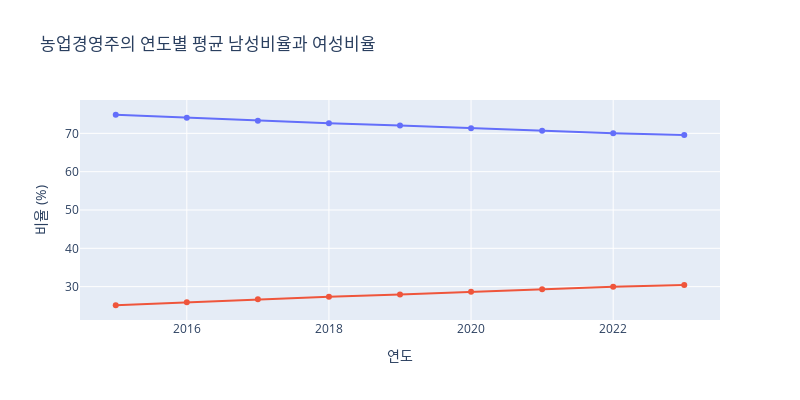

Notebook code for this chart:
### Code cell
df_avg = df_all.groupby('연도').agg({
    '남성비율': 'mean',
    '여성비율': 'mean'
}).reset_index()
fig = px.line(df_avg, x='연도', y=['남성비율', '여성비율'],
              title='농업경영주의 연도별 평균 남성비율과 여성비율',
              labels={'연도': '연도', 'value': '비율 (%)'},
              markers=True,
             width=800,height=400)
fig.update_layout(showlegend=False)
fig

### Figure 1 — Plotly figure (JSON) as saved in the notebook; plotly's stock layout.template omitted (floating-point values rounded to 4 significant figures)
{"data": [{"hovertemplate": "variable=남성비율<br>연도=%{x}<br>비율 (%)=%{y}<extra></extra>", "legendgroup": "남성비율", "line": {"color": "#636efa", "dash": "solid"}, "marker": {"symbol": "circle"}, "mode": "markers+lines", "name": "남성비율", "orientation": "v", "showlegend": true, "type": "scatter", "x": [2015, 2016, 2017, 2018, 2019, 2020, 2021, 2022, 2023], "xaxis": "x", "y": [74.85, 74.07, 73.31, 72.67, 72.04, 71.35, 70.71, 70.04, 69.56], "yaxis": "y"}, {"hovertemplate": "variable=여성비율<br>연도=%{x}<br>비율 (%)=%{y}<extra></extra>", "legendgroup": "여성비율", "line": {"color": "#EF553B", "dash": "solid"}, "marker": {"symbol": "circle"}, "mode": "markers+lines", "name": "여성비율", "orientation": "v", "showlegend": true, "type": "scatter", "x": [2015, 2016, 2017, 2018, 2019, 2020, 2021, 2022, 2023], "xaxis": "x", "y": [25.15, 25.93, 26.69, 27.33, 27.96, 28.65, 29.29, 29.96, 30.44], "yaxis": "y"}], "layout": {"height": 400, "legend": {"title": {"text": "variable"}, "tracegroupgap": 0}, "showlegend": false, "title": {"text": "농업경영주의 연도별 평균 남성비율과 여성비율"}, "width": 800, "xaxis": {"anchor": "y", "autorange": true, "domain": [0, 1], "range": [2014.0, 2024.0], "title": {"text": "연도"}, "type": "linear"}, "yaxis": {"anchor": "x", "autorange": true, "domain": [0, 1], "range": [21.3, 78.7], "title": {"text": "비율 (%)"}, "type": "linear"}}}
